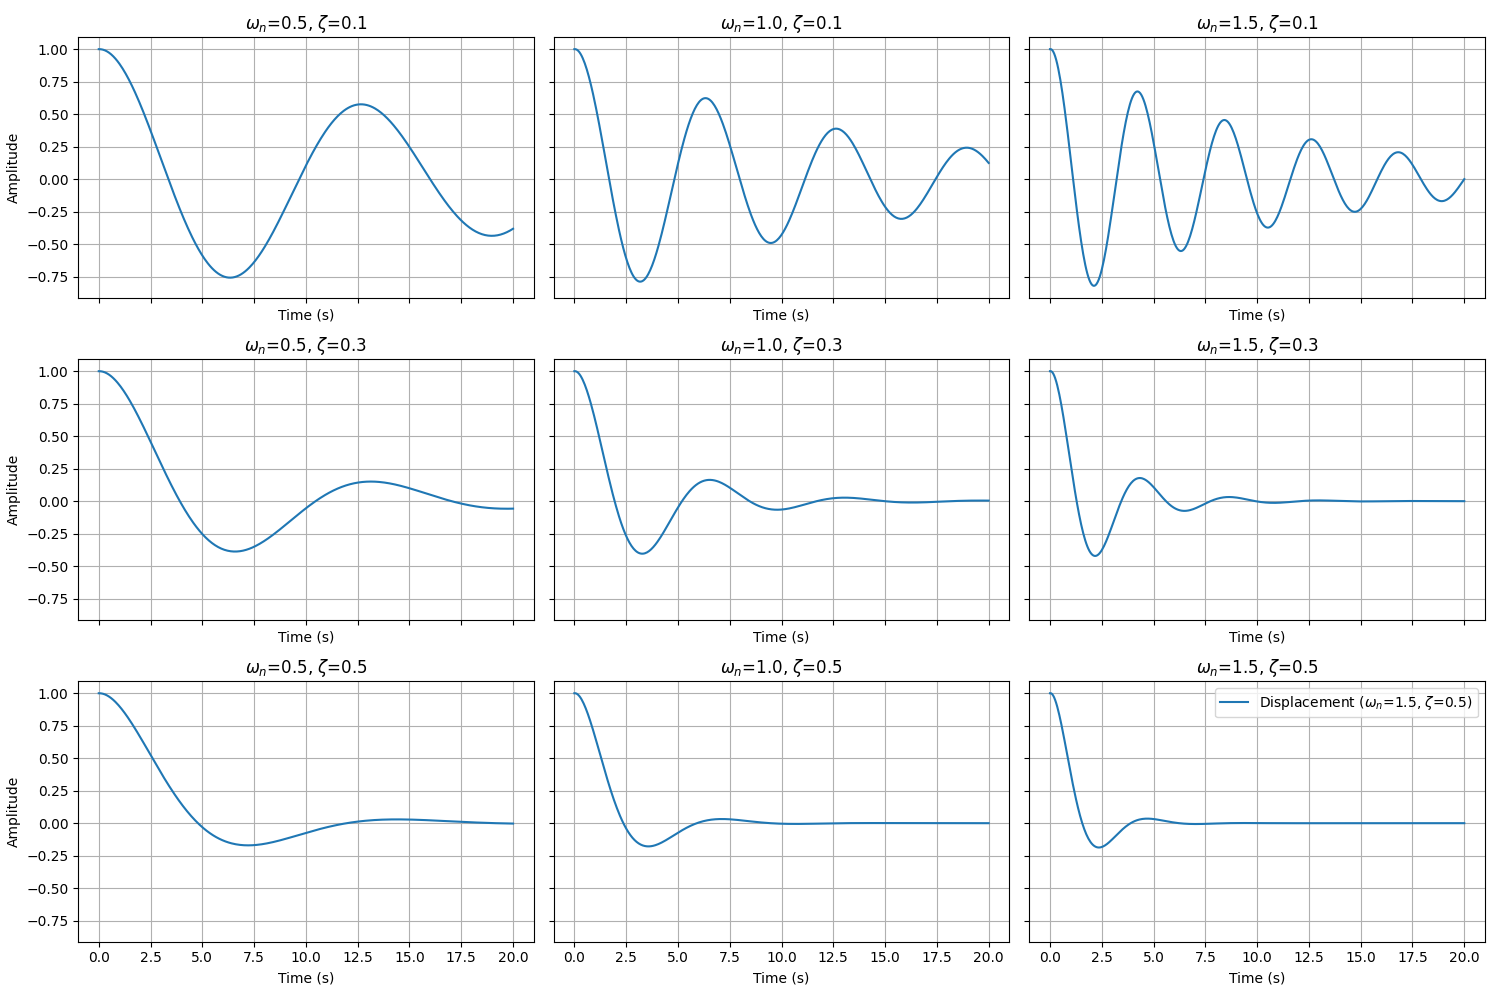

Reproduce this figure in Python.
# TASK 4
import numpy as np
import matplotlib.pyplot as plt

# Parameters
omega_n_values = [0.5, 1.0, 1.5]  # Different natural frequencies
zeta_values = [0.1, 0.3, 0.5]     # Different damping constants
dt = 0.05      # Time step
T = 20         # Total time
n_steps = int(T / dt)

# Simulation function using Euler's method
def simulate_damped_oscillator(omega_n, zeta):
    # Initial conditions
    u = np.zeros((2, n_steps))
    u[0, 0] = 1  # Initial displacement
    u[1, 0] = 0  # Initial velocity

    # Euler's method to solve the ODE
    for i in range(1, n_steps):
        u[0, i] = u[0, i-1] + dt * u[1, i-1]
        u[1, i] = u[1, i-1] + dt * (-2 * zeta * omega_n * u[1, i-1] - omega_n**2 * u[0, i-1])

    return u

# Plotting the results
fig, axes = plt.subplots(len(zeta_values), len(omega_n_values), figsize=(15, 10), sharex=True, sharey=True)
for i, zeta in enumerate(zeta_values):
    for j, omega_n in enumerate(omega_n_values):
        u = simulate_damped_oscillator(omega_n, zeta)
        ax = axes[i, j]
        t = np.linspace(0, T, n_steps)
        ax.plot(t, u[0, :], label=f'Displacement ($\omega_n$={omega_n}, $\zeta$={zeta})')
        ax.set_title(f'$\omega_n$={omega_n}, $\zeta$={zeta}')
        ax.grid(True)
        ax.set_xlabel('Time (s)')
        if j == 0:
            ax.set_ylabel('Amplitude')

fig.tight_layout()
plt.legend()
plt.show()

# Underdamped: Lower ζ values (e.g., 0.1) lead to oscillatory behavior that slowly decays.
# Critically Damped and Overdamped: Higher ζ values (e.g., 0.5 and above) lead to faster decay without oscillation or very
# subdued oscillation.
# Natural Frequency Impact: Higher ω_n leads to faster oscillations within the same time frame.

# Computational Significance:
# Modeling Physical Systems (dynamic systems mainly)
# Time Series Prediction: understanding the dynamics of such systems helps in predicting future states in time series data
